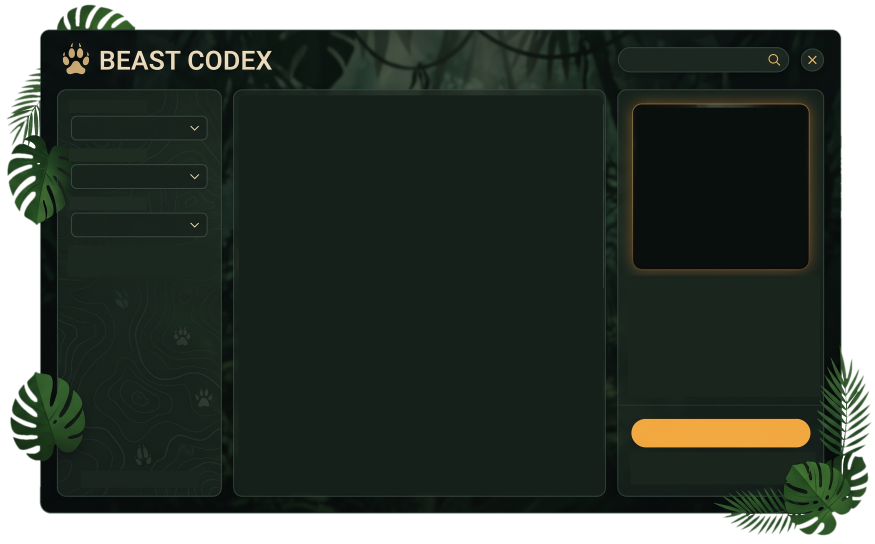
#> input picture art-src/Selva.png, 2624 x 1632 px (shown at 1/3 size); its folder holds 2 pictures in this run
$ python make_rows.py
#> lines starting #> are read from the running program, lines starting #| are printed output that depends on the picture; after the words box and inside, x2 and y2 are one past the last pixel; in counts of white or black regions, pixels touching at a corner belong together
"""Generates each panel theme's atlas, Art/<Theme>Rows.tga.

    .cache/venv/Scripts/python tools/make_rows.py

The atlas holds everything the addon draws itself inside a themed window.
Slots are 64 px apart on a 1024x512 canvas:
  0 row box   1 hovered row   2 selected row (accent outline and glow)
  3 tag pill, the "unavailable" map button face, the "clear pins" button face
  4 drop-down field with arrow, checkbox, tick
  5 card box (nine slices)

The button, field and checkbox pieces are cut from the theme's own art
(art-src/<Theme>.png), so they carry the same surface, outline and wear as the
search field and buttons painted there. Positions must match rowArt in Skin.lua.
"""
import os

from PIL import Image, ImageDraw, ImageFilter, ImageOps

ROOT = os.path.dirname(os.path.dirname(os.path.abspath(__file__)))
TEX_W, TEX_H, SLOT_H = 1024, 512, 64
ROW_W, ROW_H = 800, 44
PILL_W, PILL_H = 96, 30
GREY_PILL_X, SPAWN_PILL_X = 920, 560
RED_X = 672                                       # red main button, in the controls band
BTN_W, BTN_H, OFF_X, FACE_X = 390, 60, 128, 528  # button faces share the pill's slot
OFF_PAD, OFF_W = 6, 338                          # the unavailable face is cut 6 units larger all round
CONTROLS_Y = 4 * SLOT_H                           # second band: field, checkbox, tick
FIELD_W, FIELD_H, BOX_X, TICK_X, BOX = 362, 56, 368, 432, 48
CLEAR_X, CLEAR_W, CLEAR_H = 496, 54, 42
CARD, CARD_Y = 48, 5 * SLOT_H                     # third band: the card box
SS = 4  # supersampling for smooth edges

# Where the painted controls are in the art, in a 2000-px-wide frame. Both
# panel themes share the layout, so these hold for every theme.
SEARCH = (1413, 107, 1805, 166)       # the search field: the model for fields and outline buttons
MAGNIFIER = (1740, 116, 1794, 158)    # painted inside it; removed for our own fields
MAP_BUTTON = (1447, 960, 1851, 1022)  # the main button: the model for its unavailable state
CLOSE = (1827, 107, 1887, 167)        # the round close button: the model for the checkbox

# Per theme: row fill, row border, hover border, accent, pill fill, pill border.
PALETTES = {
    "Selva": ((38, 54, 46, 150), (86, 108, 96, 150), (150, 170, 158, 170), (243, 169, 65),
              (122, 62, 28, 235), (214, 126, 60, 255)),
    "Hunter": ((34, 20, 13, 135), (150, 112, 70, 140), (205, 168, 110, 180), (219, 176, 97),
               (98, 62, 22, 235), (219, 176, 97, 255)),
}


def rounded(size, radius, fill, outline=None, width=0):
    w, h = size
    img = Image.new("RGBA", (w * SS, h * SS), (0, 0, 0, 0))
    ImageDraw.Draw(img).rounded_rectangle(
        (width * SS // 2, width * SS // 2, w * SS - 1 - width * SS // 2, h * SS - 1 - width * SS // 2),
        radius=radius * SS, fill=fill, outline=outline, width=width * SS)
    return img.resize((w, h), Image.LANCZOS)


def stroke(size, points, color, width):
    """A round-capped polyline, supersampled."""
    w, h = size
    img = Image.new("RGBA", (w * SS, h * SS), (0, 0, 0, 0))
    d = ImageDraw.Draw(img)
    pts = [(x * SS, y * SS) for x, y in points]
    d.line(pts, fill=color, width=int(width * SS), joint="curve")
    r = width * SS / 2
    for x, y in pts:
        d.ellipse((x - r, y - r, x + r, y + r), fill=color)
    return img.resize((w, h), Image.LANCZOS)


def cut(art, box, size, erase=None, erase_from=None):
    """Cuts `box` (2000-wide frame) out of the art as a pill-shaped piece of `size`.

    The piece gets a transparent surround, so only the control itself remains,
    not the wood or leather it was painted on. `erase` blanks a sub-box with
    the color found at `erase_from`.
    """
    k = art.width / 2000.0
    src = art.convert("RGB")
    if erase:
        color = src.getpixel((int(erase_from[0] * k), int(erase_from[1] * k)))
        ImageDraw.Draw(src).rectangle([int(v * k) for v in erase], fill=color)
    piece = src.crop([int(round(v * k)) for v in box]).resize(size, Image.LANCZOS).convert("RGBA")
    mask = rounded(size, min(size) // 2, (255, 255, 255, 255)).getchannel("A")
    piece.putalpha(mask)
    return piece


def cut_shape(art, box, pad, size):
    """Cuts a painted control with its real outline, found in the art itself.

    A pill mask misses the corners of a button that is not a perfect pill, and
    its own rim then shows around the piece. Here the mask is every pixel
    brighter than halfway between the surface around the control and the
    control's middle, closed over cracks and grown a little, so the whole
    control is covered, rim included. The cut is `pad` units larger than `box`.
    """
    k = art.width / 2000.0
    big = (box[0] - pad, box[1] - pad, box[2] + pad, box[3] + pad)
    region = art.convert("RGB").crop([int(round(v * k)) for v in big])
    lum = region.convert("L")
    around = lum.getpixel((2, 2))
    middle = lum.getpixel((lum.width // 2, lum.height // 2))
    threshold = (around + middle) / 2
    mask = lum.point(lambda v: 255 if v > threshold else 0)
    mask = mask.filter(ImageFilter.MaxFilter(15)).filter(ImageFilter.MinFilter(15))  # close cracks and dark wear
    mask = mask.filter(ImageFilter.MaxFilter(7)).filter(ImageFilter.GaussianBlur(1.5))  # take the rim too
    piece = region.convert("RGBA")
    piece.putalpha(mask)
    return piece.resize(size, Image.LANCZOS)


def recolor(piece, dark, mid, light):
    """Same surface and wear, in another color: brightness mapped onto dark-mid-light."""
    alpha = piece.getchannel("A")
    lum = piece.convert("L")
    # Bring the average brightness to the middle first, so a light button
    # (Selva's flat amber) comes out as deep a red as a darker one.
    mean = sum(lum.get_flattened_data()) / (lum.width * lum.height)
    lum = lum.point(lambda v: max(0, min(255, int(v * 118 / mean))))
    out = ImageOps.colorize(lum, black=dark, mid=mid, white=light).convert("RGBA")
    out.putalpha(alpha)
    return out


def desaturate(piece, amount=0.88, level=105):
    """Same surface and wear, most of the color taken out.

    Brightness is brought down to about `level` on average, so a bright button
    (Selva's amber) reads as unavailable rather than as a white one.
    """
    alpha = piece.getchannel("A")
    rgb = piece.convert("RGB")
    lum = rgb.convert("L")
    mean = sum(lum.get_flattened_data()) / (lum.width * lum.height)
    darken = min(1.0, level / mean)
    grey = lum.point(lambda v: int(v * darken)).convert("RGB")
    out = Image.blend(rgb, grey, amount).convert("RGBA")
    out.putalpha(alpha)
    return out


def build(name):
#> called with name = 'Selva'
    fill, border, hover, accent, pill, pill_border = PALETTES[name]
    art = Image.open(os.path.join(ROOT, "art-src", name + ".png"))
#> art is the input picture: PIL image 2624x1632 RGBA; mean R, G, B, A 63.4, 72.1, 64.6, 211.7
    atlas = Image.new("RGBA", (TEX_W, TEX_H), (0, 0, 0, 0))
#> atlas: PIL image 1024x512 RGBA; every value is 0
    size = (ROW_W, ROW_H)
    atlas.alpha_composite(rounded(size, 9, fill, border, 2), (0, 0))
#> in rounded, `img = Image.new("RGBA", (w * SS, h * SS), (0, 0, 0, 0))`: img: PIL image 3200x176 RGBA; every value is 0
    atlas.alpha_composite(rounded(size, 9, (255, 255, 255, 22), hover, 2), (0, SLOT_H))

    glow = Image.new("RGBA", size, (0, 0, 0, 0))
#> glow: PIL image 800x44 RGBA; every value is 0
    glow.alpha_composite(rounded(size, 9, (0, 0, 0, 0), accent + (255,), 6))
    glow = glow.filter(ImageFilter.GaussianBlur(5))          # soft inner glow from the outline
    selected = rounded(size, 9, accent + (40,))
    selected.alpha_composite(glow)
    selected.alpha_composite(rounded(size, 9, (0, 0, 0, 0), accent + (255,), 2))
    atlas.alpha_composite(selected, (0, 2 * SLOT_H))
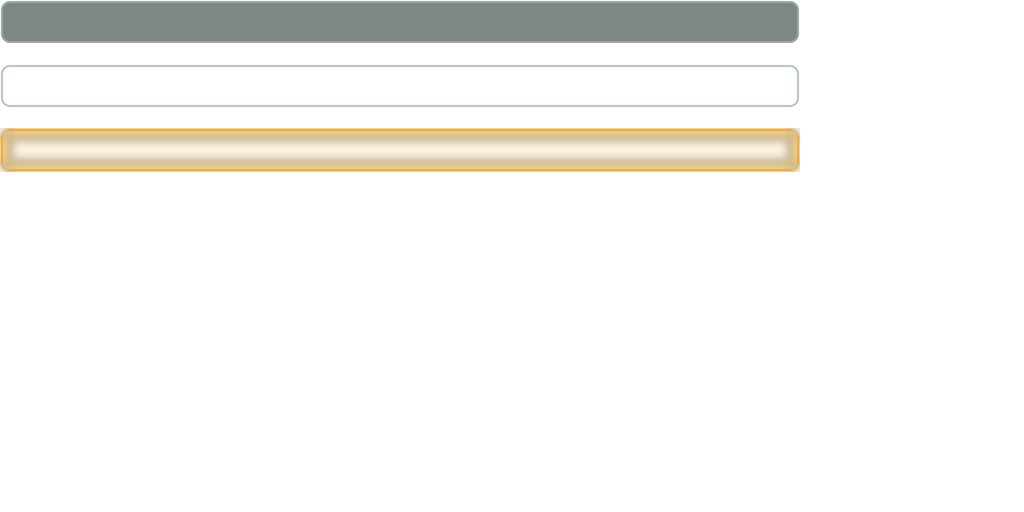
#> atlas: PIL image 1024x512 RGBA; mean R, G, B, A 31.8, 29.7, 22.6, 19.1; transparent parts drawn white

    atlas.alpha_composite(rounded((PILL_W, PILL_H), 9, pill, pill_border, 2), (0, 3 * SLOT_H))
#> in rounded (call 6), `img = Image.new("RGBA", (w * SS, h * SS), (0, 0, 0, 0))`: img: PIL image 384x120 RGBA; every value is 0
    # Grey version of the tag, for plain rares.
    atlas.alpha_composite(rounded((PILL_W, PILL_H), 9, (72, 72, 72, 235), (165, 165, 165, 255), 2), (GREY_PILL_X, 3 * SLOT_H))
#> in rounded (call 7), `ImageDraw.Draw(img).rounded_rectangle( (width * SS // 2, width * SS //..`:
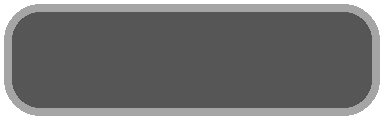
#> img: PIL image 384x120 RGBA; mean R, G, B, A 78.3, 78.3, 78.3, 212; transparent parts drawn white
    # Purple version, for spawned creatures.
    atlas.alpha_composite(rounded((PILL_W, PILL_H), 9, (66, 44, 92, 235), (162, 124, 214, 255), 2), (SPAWN_PILL_X, 4 * SLOT_H))
#> in rounded (call 8), `ImageDraw.Draw(img).rounded_rectangle( (width * SS // 2, width * SS //..`:
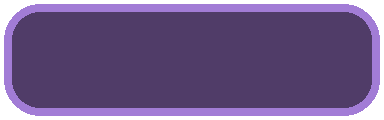
#> img: PIL image 384x120 RGBA; mean R, G, B, A 73.4, 51.4, 100.6, 212; transparent parts drawn white

    inside = ((SEARCH[0] + SEARCH[2]) // 2, (SEARCH[1] + SEARCH[3]) // 2)  # plain interior of the search field
    # The map button while a creature has no location: the painted button itself, drained of color.
    main = cut_shape(art, MAP_BUTTON, OFF_PAD, (OFF_W, BTN_H))
#> in cut_shape, `lum = region.convert("L")`:
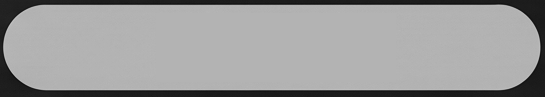
#> lum: PIL image 545x97 L; min 14, max 193, mean 154.5
#> in cut_shape, `around = lum.getpixel((2, 2))`: around = 34
#> in cut_shape, `middle = lum.getpixel((lum.width // 2, lum.height // 2))`: middle = 179
#> in cut_shape, `threshold = (around + middle) / 2`: threshold = 106.5
#> in cut_shape, `mask = lum.point(lambda v: 255 if v > threshold else 0)`:
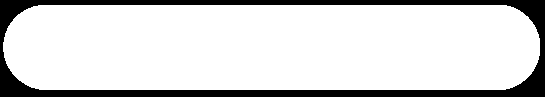
#> mask: PIL image 545x97 L; 83.5% white; 1 black region, box (x1, y1, x2, y2) and area: (0, 0, 545, 97) 8720
#> in cut_shape, `mask = mask.filter(ImageFilter.MaxFilter(15)).filter(ImageFilter.MinFi..`: mask: PIL image 545x97 L; 94.9% white; 4 black regions, box (x1, y1, x2, y2) and area: (506, 63, 545, 97) 765, (0, 66, 39, 97) 718, (514, 0, 545, 32) 623, (0, 0, 31, 28) 564
#> in cut_shape, `piece.putalpha(mask)`:
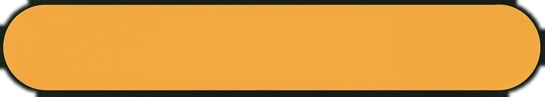
#> piece: PIL image 545x97 RGBA; mean R, G, B, A 206.9, 146.6, 58.5, 245.8; transparent parts drawn white
    atlas.alpha_composite(desaturate(main), (OFF_X, 3 * SLOT_H))
#> in desaturate, `lum = rgb.convert("L")`:
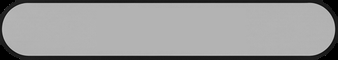
#> lum: PIL image 338x60 L; min 0, max 196, mean 153.7
    # Red version of the main button, for "clear filters".
    atlas.alpha_composite(recolor(main, (24, 4, 3), (150, 34, 26), (246, 168, 148)), (RED_X, CONTROLS_Y))
    # "Clear pins": the search field's look, without its magnifier.
    atlas.alpha_composite(cut(art, SEARCH, (BTN_W, BTN_H), MAGNIFIER, inside), (FACE_X, 3 * SLOT_H))

    # Drop-down field: the search field again, with a small arrow instead of the magnifier.
    field = cut(art, SEARCH, (FIELD_W, FIELD_H), MAGNIFIER, inside)
    field.alpha_composite(stroke((FIELD_W, FIELD_H), [(FIELD_W - 42, 24), (FIELD_W - 33, 33), (FIELD_W - 24, 24)],
                                 accent + (255,), 2.4))
    atlas.alpha_composite(field, (0, CONTROLS_Y))
    # Checkbox: the round close button with its X removed.
    cx, cy = (CLOSE[0] + CLOSE[2]) / 2, (CLOSE[1] + CLOSE[3]) / 2
    box = cut(art, CLOSE, (BOX, BOX), (cx - 13, cy - 13, cx + 13, cy + 13), (cx - 16, cy))
    atlas.alpha_composite(box, (BOX_X, CONTROLS_Y))
    atlas.alpha_composite(stroke((BOX, BOX), [(13, 25), (21, 33), (35, 15)], accent + (255,), 5), (TICK_X, CONTROLS_Y))
    # The search field's magnifier spot, emptied, with an X: laid over the magnifier while there is text.
    k = art.width / 2000.0
    src = art.convert("RGB")
    color = src.getpixel((int(inside[0] * k), int(inside[1] * k)))
    spot = src.crop([int(round(v * k)) for v in MAGNIFIER])
    ImageDraw.Draw(spot).rectangle((0, 0, spot.width, spot.height), fill=color)
    spot = spot.resize((CLEAR_W, CLEAR_H), Image.LANCZOS).convert("RGBA")
    cx, cy, r = CLEAR_W / 2, CLEAR_H / 2, 8
    spot.alpha_composite(stroke((CLEAR_W, CLEAR_H), [(cx - r, cy - r), (cx + r, cy + r)], accent + (255,), 2.6))
    spot.alpha_composite(stroke((CLEAR_W, CLEAR_H), [(cx - r, cy + r), (cx + r, cy - r)], accent + (255,), 2.6))
    atlas.alpha_composite(spot, (CLEAR_X, CONTROLS_Y))
    # Panel box drawn as nine slices (news cards, target window): the row box's look, square.
    atlas.alpha_composite(rounded((CARD, CARD), 9, fill, border, 2), (0, CARD_Y))
    atlas.alpha_composite(rounded((CARD, CARD), 9, (255, 255, 255, 22), hover, 2), (CARD + 8, CARD_Y))
    # Same box, nearly opaque, for a window standing on its own over the game world.
    atlas.alpha_composite(rounded((CARD, CARD), 9, fill[:3] + (242,), accent + (200,), 2), (2 * (CARD + 8), CARD_Y))
    # White disc, brightest at the rim: the red hover glow of round close buttons, tinted in the addon.
    disc = rounded((CARD, CARD), CARD // 2, (255, 255, 255, 110))
    disc.alpha_composite(rounded((CARD, CARD), CARD // 2, (0, 0, 0, 0), (255, 255, 255, 255), 3).filter(ImageFilter.GaussianBlur(1.5)))
    atlas.alpha_composite(disc, (3 * (CARD + 8), CARD_Y))
    # News card: the selected row's look (accent rim, soft inner glow, faint accent fill) as a box.
    featured = rounded((CARD, CARD), 9, fill)
    featured.alpha_composite(rounded((CARD, CARD), 9, accent + (34,)))
    glow = rounded((CARD, CARD), 9, (0, 0, 0, 0), accent + (255,), 5).filter(ImageFilter.GaussianBlur(4))
    featured.alpha_composite(glow)
    featured.alpha_composite(rounded((CARD, CARD), 9, (0, 0, 0, 0), accent + (255,), 2))
    atlas.alpha_composite(featured, (4 * (CARD + 8), CARD_Y))
    # White pill, brightest at the rim: hover glow for pill-shaped buttons painted in the art.
    pill_glow = rounded((96, 40), 20, (255, 255, 255, 70))
    pill_glow.alpha_composite(rounded((96, 40), 20, (0, 0, 0, 0), (255, 255, 255, 255), 3).filter(ImageFilter.GaussianBlur(1.5)))
    atlas.alpha_composite(pill_glow, (5 * (CARD + 8), CARD_Y))
    return atlas


if __name__ == "__main__":
    for name in PALETTES:
        out = os.path.join(ROOT, "Art", name + "Rows.tga")
#> (the run stopped early here; a loop or call above may not have finished)
